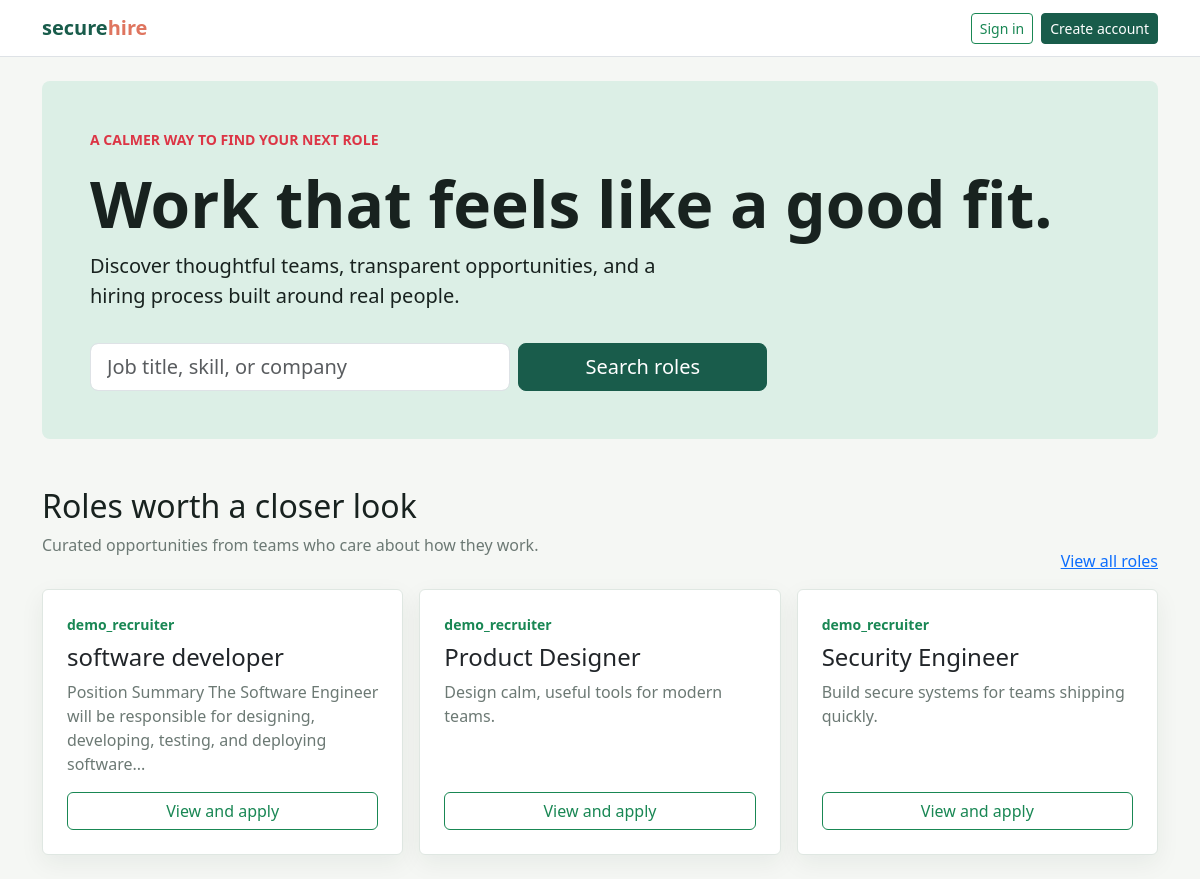
The page / on the database its author committed.
### flask_app/models.py (models this page shows)
class Job(db.Model):
    id = db.Column(db.Integer, primary_key=True)
    title = db.Column(db.String(160), nullable=False)
    description = db.Column(db.Text, nullable=False)
    requirements = db.Column(db.Text, nullable=False)
    posted_by = db.Column(db.Integer, db.ForeignKey("user.id"), nullable=False)
    status = db.Column(db.String(20), default="open", nullable=False)
    created_at = db.Column(db.DateTime, default=datetime.utcnow, nullable=False)
    applications = db.relationship("Application", backref="job", lazy=True, cascade="all, delete-orphan")

class User(UserMixin, db.Model):
    id = db.Column(db.Integer, primary_key=True)
    username = db.Column(db.String(80), unique=True, nullable=False)
    email = db.Column(db.String(255), unique=True, nullable=False)
    password_hash = db.Column(db.String(255), nullable=False)
    role = db.Column(db.String(20), nullable=False, default="candidate")
    company_name = db.Column(db.String(160), nullable=True)
    created_at = db.Column(db.DateTime, default=datetime.utcnow, nullable=False)
    jobs = db.relationship("Job", backref="recruiter", lazy=True, cascade="all, delete-orphan")

### flask_app/app.py (the view)
    @app.route("/")
    def home():
        if current_user.is_authenticated and current_user.role != "candidate":
            return redirect(url_for("dashboard"))
        return render_template("home.html", jobs=Job.query.filter_by(status="open").order_by(Job.created_at.desc()).limit(6).all())

### flask_app/templates/home.html (shortened to what this page needs)
{% extends 'base.html' %}
{% block content %}
<section class="hero rounded-3 p-5 mb-5">
  <p class="text-uppercase text-danger fw-bold small">A calmer way to find your next role</p>
  <h1 class="display-3 fw-bold">Work that feels like a good fit.</h1>
  <p class="lead col-lg-7">Discover thoughtful teams, transparent opportunities, and a hiring process built around real people.</p>
  <form class="row g-2 mt-4" action="{{ url_for('jobs') }}">
    <div class="col-md-5"><input class="form-control form-control-lg" name="q" placeholder="Job title, skill, or company" aria-label="Search jobs"></div>
    <div class="col-md-3"><button class="btn btn-primary btn-lg w-100">Search roles</button></div>
  </form>
</section>
<div class="d-flex justify-content-between align-items-end mb-3"><div><h2>Roles worth a closer look</h2><p class="text-muted">Curated opportunities from teams who care about how they work.</p></div><a href="{{ url_for('jobs') }}">View all roles</a></div>
<div class="row g-3">
  {% for job in jobs %}
  <div class="col-md-6 col-lg-4"><div class="card h-100 p-4"><small class="text-success fw-bold">{{ job.recruiter.username }}</small><h3 class="h4 mt-2">{{ job.title }}</h3><p class="text-muted">{{ job.description|truncate(130) }}</p><a class="btn btn-outline-success mt-auto" href="{{ url_for('apply', job_id=job.id) }}">View and apply</a></div></div>
  {% else %}
  <p>No open roles yet.</p>
  {% endfor %}
</div>
{% endblock %}

### flask_app/templates/base.html (style rules this page uses)
body { background:#f5f7f4;color:#18221f }
.hero { background:#dcefe6 }
.card { border:1px solid #dfe7e2;box-shadow:0 8px 24px #172e2710 }
.btn-primary { background:#195c4b;border-color:#195c4b }
.text-muted { color:#6c7974!important }

### rows shown on the page
Job: recruiter.username "demo_recruiter", title "software developer", description "Position Summary The Software Engineer will be responsible for designing, developing, testing, and deploying software..."
Job: recruiter.username "demo_recruiter", title "Product Designer", description "Design calm, useful tools for modern teams."
Job: recruiter.username "demo_recruiter", title "Security Engineer", description "Build secure systems for teams shipping quickly."
